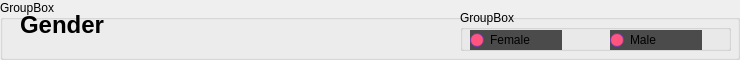
         <widget class="QGroupBox" name="groupBox_2">
          <property name="sizePolicy">
           <sizepolicy hsizetype="Preferred" vsizetype="Fixed">
            <horstretch>0</horstretch>
            <verstretch>0</verstretch>
           </sizepolicy>
          </property>
          <property name="minimumSize">
           <size>
            <width>0</width>
            <height>50</height>
           </size>
          </property>
          <property name="baseSize">
           <size>
            <width>100</width>
            <height>100</height>
           </size>
          </property>
          <property name="title">
           <string>GroupBox</string>
          </property>
          <widget class="QLabel" name="label_5">
           <property name="geometry">
            <rect>
             <x>20</x>
             <y>0</y>
             <width>261</width>
             <height>50</height>
            </rect>
           </property>
           <property name="sizePolicy">
            <sizepolicy hsizetype="Fixed" vsizetype="Fixed">
             <horstretch>0</horstretch>
             <verstretch>0</verstretch>
            </sizepolicy>
           </property>
           <property name="minimumSize">
            <size>
             <width>0</width>
             <height>50</height>
            </size>
           </property>
           <property name="text">
            <string>&lt;html&gt;&lt;head/&gt;&lt;body&gt;&lt;p&gt;&lt;span style=&quot; font-size:18pt; font-weight:700; color:#000000;&quot;&gt;Gender&lt;/span&gt;&lt;/p&gt;&lt;/body&gt;&lt;/html&gt;</string>
           </property>
          </widget>
          <widget class="QGroupBox" name="groupBox_12">
           <property name="geometry">
            <rect>
             <x>460</x>
             <y>10</y>
             <width>271</width>
             <height>41</height>
            </rect>
           </property>
           <property name="title">
            <string>GroupBox</string>
           </property>
           <widget class="QRadioButton" name="radioButton">
            <property name="geometry">
             <rect>
              <x>10</x>
              <y>20</y>
              <width>92</width>
              <height>20</height>
             </rect>
            </property>
            <property name="sizePolicy">
             <sizepolicy hsizetype="Preferred" vsizetype="Maximum">
              <horstretch>0</horstretch>
              <verstretch>0</verstretch>
             </sizepolicy>
            </property>
            <property name="palette">
             <palette>
              <active>
               <colorrole role="WindowText">
                <brush brushstyle="SolidPattern">
                 <color alpha="255">
                  <red>0</red>
                  <green>0</green>
                  <blue>0</blue>
                 </color>
                </brush>
               </colorrole>
               <colorrole role="Button">
                <brush brushstyle="SolidPattern">
                 <color alpha="255">
                  <red>75</red>
                  <green>75</green>
                  <blue>75</blue>
                 </color>
                </brush>
               </colorrole>
               <colorrole role="Light">
                <brush brushstyle="SolidPattern">
                 <color alpha="255">
                  <red>0</red>
                  <green>0</green>
                  <blue>127</blue>
                 </color>
                </brush>
               </colorrole>
               <colorrole role="Midlight">
                <brush brushstyle="SolidPattern">
                 <color alpha="255">
                  <red>170</red>
                  <green>255</green>
                  <blue>255</blue>
                 </color>
                </brush>
               </colorrole>
               <colorrole role="Dark">
                <brush brushstyle="SolidPattern">
                 <color alpha="255">
                  <red>127</red>
                  <green>127</green>
                  <blue>127</blue>
                 </color>
                </brush>
               </colorrole>
               <colorrole role="Mid">
                <brush brushstyle="SolidPattern">
                 <color alpha="255">
                  <red>170</red>
                  <green>170</green>
                  <blue>170</blue>
                 </color>
                </brush>
               </colorrole>
               <colorrole role="Text">
                <brush brushstyle="SolidPattern">
                 <color alpha="255">
                  <red>0</red>
                  <green>0</green>
                  <blue>0</blue>
                 </color>
                </brush>
               </colorrole>
               <colorrole role="BrightText">
                <brush brushstyle="SolidPattern">
                 <color alpha="255">
                  <red>255</red>
                  <green>85</green>
                  <blue>0</blue>
                 </color>
                </brush>
               </colorrole>
               <colorrole role="ButtonText">
                <brush brushstyle="SolidPattern">
                 <color alpha="255">
                  <red>0</red>
                  <green>0</green>
                  <blue>0</blue>
                 </color>
                </brush>
               </colorrole>
               <colorrole role="Base">
                <brush brushstyle="SolidPattern">
                 <color alpha="255">
                  <red>255</red>
                  <green>85</green>
                  <blue>127</blue>
                 </color>
                </brush>
               </colorrole>
               <colorrole role="Window">
                <brush brushstyle="SolidPattern">
                 <color alpha="255">
                  <red>170</red>
                  <green>85</green>
                  <blue>255</blue>
                 </color>
                </brush>
               </colorrole>
               <colorrole role="Shadow">
                <brush brushstyle="SolidPattern">
                 <color alpha="255">
                  <red>0</red>
                  <green>0</green>
                  <blue>0</blue>
                 </color>
                </brush>
               </colorrole>
               <colorrole role="AlternateBase">
                <brush brushstyle="SolidPattern">
                 <color alpha="255">
                  <red>255</red>
                  <green>0</green>
                  <blue>255</blue>
                 </color>
                </brush>
               </colorrole>
               <colorrole role="ToolTipBase">
                <brush brushstyle="SolidPattern">
                 <color alpha="255">
                  <red>255</red>
                  <green>255</green>
                  <blue>220</blue>
                 </color>
                </brush>
               </colorrole>
               <colorrole role="ToolTipText">
                <brush brushstyle="SolidPattern">
                 <color alpha="255">
                  <red>0</red>
                  <green>0</green>
                  <blue>0</blue>
                 </color>
                </brush>
               </colorrole>
               <colorrole role="PlaceholderText">
                <brush brushstyle="SolidPattern">
                 <color alpha="127">
                  <red>0</red>
                  <green>0</green>
                  <blue>0</blue>
                 </color>
                </brush>
               </colorrole>
               <colorrole role="Accent">
                <brush brushstyle="SolidPattern">
                 <color alpha="255">
                  <red>85</red>
                  <green>170</green>
                  <blue>0</blue>
                 </color>
                </brush>
               </colorrole>
              </active>
              <inactive>
               <colorrole role="WindowText">
                <brush brushstyle="SolidPattern">
                 <color alpha="255">
                  <red>0</red>
                  <green>0</green>
                  <blue>0</blue>
                 </color>
                </brush>
               </colorrole>
               <colorrole role="Button">
                <brush brushstyle="SolidPattern">
                 <color alpha="255">
                  <red>75</red>
                  <green>75</green>
                  <blue>75</blue>
                 </color>
                </brush>
               </colorrole>
               <colorrole role="Light">
                <brush brushstyle="SolidPattern">
                 <color alpha="255">
                  <red>0</red>
                  <green>0</green>
                  <blue>127</blue>
                 </color>
                </brush>
               </colorrole>
               <colorrole role="Midlight">
                <brush brushstyle="SolidPattern">
                 <color alpha="255">
                  <red>170</red>
                  <green>255</green>
                  <blue>255</blue>
                 </color>
                </brush>
               </colorrole>
               <colorrole role="Dark">
                <brush brushstyle="SolidPattern">
                 <color alpha="255">
                  <red>127</red>
                  <green>127</green>
                  <blue>127</blue>
                 </color>
                </brush>
               </colorrole>
               <colorrole role="Mid">
                <brush brushstyle="SolidPattern">
                 <color alpha="255">
                  <red>170</red>
                  <green>170</green>
                  <blue>170</blue>
                 </color>
                </brush>
               </colorrole>
               <colorrole role="Text">
                <brush brushstyle="SolidPattern">
                 <color alpha="255">
                  <red>0</red>
                  <green>0</green>
                  <blue>0</blue>
                 </color>
                </brush>
               </colorrole>
               <colorrole role="BrightText">
                <brush brushstyle="SolidPattern">
                 <color alpha="255">
                  <red>255</red>
                  <green>85</green>
                  <blue>0</blue>
                 </color>
                </brush>
               </colorrole>
               <colorrole role="ButtonText">
                <brush brushstyle="SolidPattern">
                 <color alpha="255">
                  <red>0</red>
                  <green>0</green>
                  <blue>0</blue>
                 </color>
                </brush>
               </colorrole>
               <colorrole role="Base">
                <brush brushstyle="SolidPattern">
                 <color alpha="255">
                  <red>255</red>
                  <green>85</green>
                  <blue>127</blue>
                 </color>
                </brush>
               </colorrole>
               <colorrole role="Window">
                <brush brushstyle="SolidPattern">
                 <color alpha="255">
                  <red>170</red>
                  <green>85</green>
                  <blue>255</blue>
                 </color>
                </brush>
               </colorrole>
               <colorrole role="Shadow">
                <brush brushstyle="SolidPattern">
                 <color alpha="255">
                  <red>0</red>
                  <green>0</green>
                  <blue>0</blue>
                 </color>
                </brush>
               </colorrole>
               <colorrole role="AlternateBase">
                <brush brushstyle="SolidPattern">
                 <color alpha="255">
                  <red>255</red>
                  <green>0</green>
                  <blue>255</blue>
                 </color>
                </brush>
               </colorrole>
               <colorrole role="ToolTipBase">
                <brush brushstyle="SolidPattern">
                 <color alpha="255">
                  <red>255</red>
                  <green>255</green>
                  <blue>220</blue>
                 </color>
                </brush>
               </colorrole>
               <colorrole role="ToolTipText">
                <brush brushstyle="SolidPattern">
                 <color alpha="255">
                  <red>0</red>
                  <green>0</green>
                  <blue>0</blue>
                 </color>
                </brush>
               </colorrole>
               <colorrole role="PlaceholderText">
                <brush brushstyle="SolidPattern">
                 <color alpha="127">
                  <red>0</red>
                  <green>0</green>
                  <blue>0</blue>
                 </color>
                </brush>
               </colorrole>
               <colorrole role="Accent">
                <brush brushstyle="SolidPattern">
                 <color alpha="255">
                  <red>85</red>
                  <green>170</green>
                  <blue>0</blue>
                 </color>
                </brush>
               </colorrole>
              </inactive>
              <disabled>
               <colorrole role="WindowText">
                <brush brushstyle="SolidPattern">
                 <color alpha="255">
                  <red>127</red>
                  <green>127</green>
                  <blue>127</blue>
                 </color>
                </brush>
               </colorrole>
               <colorrole role="Button">
                <brush brushstyle="SolidPattern">
                 <color alpha="255">
                  <red>75</red>
                  <green>75</green>
                  <blue>75</blue>
                 </color>
                </brush>
               </colorrole>
               <colorrole role="Light">
                <brush brushstyle="SolidPattern">
                 <color alpha="255">
                  <red>0</red>
                  <green>0</green>
                  <blue>127</blue>
                 </color>
                </brush>
               </colorrole>
               <colorrole role="Midlight">
                <brush brushstyle="SolidPattern">
                 <color alpha="255">
                  <red>170</red>
                  <green>255</green>
                  <blue>255</blue>
                 </color>
                </brush>
               </colorrole>
               <colorrole role="Dark">
                <brush brushstyle="SolidPattern">
                 <color alpha="255">
                  <red>127</red>
                  <green>127</green>
                  <blue>127</blue>
                 </color>
                </brush>
               </colorrole>
               <colorrole role="Mid">
                <brush brushstyle="SolidPattern">
                 <color alpha="255">
                  <red>170</red>
                  <green>170</green>
                  <blue>170</blue>
                 </color>
                </brush>
               </colorrole>
               <colorrole role="Text">
                <brush brushstyle="SolidPattern">
                 <color alpha="255">
                  <red>127</red>
                  <green>127</green>
                  <blue>127</blue>
                 </color>
                </brush>
               </colorrole>
               <colorrole role="BrightText">
                <brush brushstyle="SolidPattern">
                 <color alpha="255">
                  <red>255</red>
                  <green>85</green>
                  <blue>0</blue>
                 </color>
                </brush>
               </colorrole>
               <colorrole role="ButtonText">
                <brush brushstyle="SolidPattern">
                 <color alpha="255">
                  <red>127</red>
                  <green>127</green>
                  <blue>127</blue>
                 </color>
                </brush>
               </colorrole>
               <colorrole role="Base">
                <brush brushstyle="SolidPattern">
                 <color alpha="255">
                  <red>170</red>
                  <green>85</green>
                  <blue>255</blue>
                 </color>
                </brush>
               </colorrole>
               <colorrole role="Window">
                <brush brushstyle="SolidPattern">
                 <color alpha="255">
                  <red>170</red>
                  <green>85</green>
                  <blue>255</blue>
                 </color>
                </brush>
               </colorrole>
               <colorrole role="Shadow">
                <brush brushstyle="SolidPattern">
                 <color alpha="255">
                  <red>0</red>
                  <green>0</green>
                  <blue>0</blue>
                 </color>
                </brush>
               </colorrole>
               <colorrole role="AlternateBase">
                <brush brushstyle="SolidPattern">
                 <color alpha="255">
                  <red>255</red>
                  <green>0</green>
                  <blue>255</blue>
                 </color>
                </brush>
               </colorrole>
               <colorrole role="ToolTipBase">
                <brush brushstyle="SolidPattern">
                 <color alpha="255">
                  <red>255</red>
                  <green>255</green>
                  <blue>220</blue>
                 </color>
                </brush>
               </colorrole>
               <colorrole role="ToolTipText">
                <brush brushstyle="SolidPattern">
                 <color alpha="255">
                  <red>0</red>
                  <green>0</green>
                  <blue>0</blue>
                 </color>
                </brush>
               </colorrole>
               <colorrole role="PlaceholderText">
                <brush brushstyle="SolidPattern">
                 <color alpha="127">
                  <red>127</red>
                  <green>127</green>
                  <blue>127</blue>
                 </color>
                </brush>
               </colorrole>
               <colorrole role="Accent">
                <brush brushstyle="SolidPattern">
                 <color alpha="255">
                  <red>85</red>
                  <green>170</green>
                  <blue>0</blue>
                 </color>
                </brush>
               </colorrole>
              </disabled>
             </palette>
            </property>
            <property name="autoFillBackground">
             <bool>true</bool>
            </property>
            <property name="text">
             <string>Female</string>
            </property>
           </widget>
           <widget class="QRadioButton" name="radioButton_2">
            <property name="geometry">
             <rect>
              <x>150</x>
              <y>20</y>
              <width>92</width>
              <height>20</height>
             </rect>
            </property>
            <property name="palette">
             <palette>
              <active>
               <colorrole role="WindowText">
                <brush brushstyle="SolidPattern">
                 <color alpha="255">
                  <red>0</red>
                  <green>0</green>
                  <blue>0</blue>
                 </color>
                </brush>
               </colorrole>
               <colorrole role="Button">
                <brush brushstyle="SolidPattern">
                 <color alpha="255">
                  <red>75</red>
                  <green>75</green>
                  <blue>75</blue>
                 </color>
                </brush>
               </colorrole>
               <colorrole role="Light">
                <brush brushstyle="SolidPattern">
                 <color alpha="255">
                  <red>0</red>
                  <green>0</green>
                  <blue>127</blue>
                 </color>
                </brush>
               </colorrole>
               <colorrole role="Midlight">
                <brush brushstyle="SolidPattern">
                 <color alpha="255">
                  <red>170</red>
                  <green>255</green>
                  <blue>255</blue>
                 </color>
                </brush>
               </colorrole>
               <colorrole role="Dark">
                <brush brushstyle="SolidPattern">
                 <color alpha="255">
                  <red>127</red>
                  <green>127</green>
                  <blue>127</blue>
                 </color>
                </brush>
               </colorrole>
               <colorrole role="Mid">
                <brush brushstyle="SolidPattern">
                 <color alpha="255">
                  <red>170</red>
                  <green>170</green>
                  <blue>170</blue>
                 </color>
                </brush>
               </colorrole>
               <colorrole role="Text">
                <brush brushstyle="SolidPattern">
                 <color alpha="255">
                  <red>0</red>
                  <green>0</green>
                  <blue>0</blue>
                 </color>
                </brush>
               </colorrole>
               <colorrole role="BrightText">
                <brush brushstyle="SolidPattern">
                 <color alpha="255">
                  <red>255</red>
                  <green>85</green>
                  <blue>0</blue>
                 </color>
                </brush>
               </colorrole>
               <colorrole role="ButtonText">
                <brush brushstyle="SolidPattern">
                 <color alpha="255">
                  <red>0</red>
                  <green>0</green>
                  <blue>0</blue>
                 </color>
                </brush>
               </colorrole>
               <colorrole role="Base">
                <brush brushstyle="SolidPattern">
                 <color alpha="255">
                  <red>255</red>
                  <green>85</green>
                  <blue>127</blue>
                 </color>
                </brush>
               </colorrole>
               <colorrole role="Window">
                <brush brushstyle="SolidPattern">
                 <color alpha="255">
                  <red>170</red>
                  <green>85</green>
                  <blue>255</blue>
                 </color>
                </brush>
               </colorrole>
               <colorrole role="Shadow">
                <brush brushstyle="SolidPattern">
                 <color alpha="255">
                  <red>0</red>
                  <green>0</green>
                  <blue>0</blue>
                 </color>
                </brush>
               </colorrole>
               <colorrole role="AlternateBase">
                <brush brushstyle="SolidPattern">
                 <color alpha="255">
                  <red>255</red>
                  <green>0</green>
                  <blue>255</blue>
                 </color>
                </brush>
               </colorrole>
               <colorrole role="ToolTipBase">
                <brush brushstyle="SolidPattern">
                 <color alpha="255">
                  <red>255</red>
                  <green>255</green>
                  <blue>220</blue>
                 </color>
                </brush>
               </colorrole>
               <colorrole role="ToolTipText">
                <brush brushstyle="SolidPattern">
                 <color alpha="255">
                  <red>0</red>
                  <green>0</green>
                  <blue>0</blue>
                 </color>
                </brush>
               </colorrole>
               <colorrole role="PlaceholderText">
                <brush brushstyle="SolidPattern">
                 <color alpha="127">
                  <red>0</red>
                  <green>0</green>
                  <blue>0</blue>
                 </color>
                </brush>
               </colorrole>
               <colorrole role="Accent">
                <brush brushstyle="SolidPattern">
                 <color alpha="255">
                  <red>85</red>
                  <green>170</green>
                  <blue>0</blue>
                 </color>
                </brush>
               </colorrole>
              </active>
              <inactive>
               <colorrole role="WindowText">
                <brush brushstyle="SolidPattern">
                 <color alpha="255">
                  <red>0</red>
                  <green>0</green>
                  <blue>0</blue>
                 </color>
                </brush>
               </colorrole>
               <colorrole role="Button">
                <brush brushstyle="SolidPattern">
                 <color alpha="255">
                  <red>75</red>
                  <green>75</green>
                  <blue>75</blue>
                 </color>
                </brush>
               </colorrole>
               <colorrole role="Light">
                <brush brushstyle="SolidPattern">
                 <color alpha="255">
                  <red>0</red>
                  <green>0</green>
                  <blue>127</blue>
                 </color>
                </brush>
               </colorrole>
               <colorrole role="Midlight">
                <brush brushstyle="SolidPattern">
                 <color alpha="255">
                  <red>170</red>
                  <green>255</green>
                  <blue>255</blue>
                 </color>
                </brush>
               </colorrole>
               <colorrole role="Dark">
                <brush brushstyle="SolidPattern">
                 <color alpha="255">
                  <red>127</red>
                  <green>127</green>
                  <blue>127</blue>
                 </color>
                </brush>
               </colorrole>
               <colorrole role="Mid">
                <brush brushstyle="SolidPattern">
                 <color alpha="255">
                  <red>170</red>
                  <green>170</green>
                  <blue>170</blue>
                 </color>
                </brush>
               </colorrole>
               <colorrole role="Text">
                <brush brushstyle="SolidPattern">
                 <color alpha="255">
                  <red>0</red>
                  <green>0</green>
                  <blue>0</blue>
                 </color>
                </brush>
               </colorrole>
               <colorrole role="BrightText">
                <brush brushstyle="SolidPattern">
                 <color alpha="255">
                  <red>255</red>
                  <green>85</green>
                  <blue>0</blue>
                 </color>
                </brush>
               </colorrole>
               <colorrole role="ButtonText">
                <brush brushstyle="SolidPattern">
                 <color alpha="255">
                  <red>0</red>
                  <green>0</green>
                  <blue>0</blue>
                 </color>
                </brush>
               </colorrole>
               <colorrole role="Base">
                <brush brushstyle="SolidPattern">
                 <color alpha="255">
                  <red>255</red>
                  <green>85</green>
                  <blue>127</blue>
                 </color>
                </brush>
               </colorrole>
               <colorrole role="Window">
                <brush brushstyle="SolidPattern">
                 <color alpha="255">
                  <red>170</red>
                  <green>85</green>
                  <blue>255</blue>
                 </color>
                </brush>
               </colorrole>
               <colorrole role="Shadow">
                <brush brushstyle="SolidPattern">
                 <color alpha="255">
                  <red>0</red>
                  <green>0</green>
                  <blue>0</blue>
                 </color>
                </brush>
               </colorrole>
               <colorrole role="AlternateBase">
                <brush brushstyle="SolidPattern">
                 <color alpha="255">
                  <red>255</red>
                  <green>0</green>
                  <blue>255</blue>
                 </color>
                </brush>
               </colorrole>
               <colorrole role="ToolTipBase">
                <brush brushstyle="SolidPattern">
                 <color alpha="255">
                  <red>255</red>
                  <green>255</green>
                  <blue>220</blue>
                 </color>
                </brush>
               </colorrole>
               <colorrole role="ToolTipText">
                <brush brushstyle="SolidPattern">
                 <color alpha="255">
                  <red>0</red>
                  <green>0</green>
                  <blue>0</blue>
                 </color>
                </brush>
               </colorrole>
               <colorrole role="PlaceholderText">
                <brush brushstyle="SolidPattern">
                 <color alpha="127">
                  <red>0</red>
                  <green>0</green>
                  <blue>0</blue>
                 </color>
                </brush>
               </colorrole>
               <colorrole role="Accent">
                <brush brushstyle="SolidPattern">
                 <color alpha="255">
                  <red>85</red>
                  <green>170</green>
                  <blue>0</blue>
                 </color>
                </brush>
               </colorrole>
              </inactive>
              <disabled>
               <colorrole role="WindowText">
                <brush brushstyle="SolidPattern">
                 <color alpha="255">
                  <red>127</red>
                  <green>127</green>
                  <blue>127</blue>
                 </color>
                </brush>
               </colorrole>
               <colorrole role="Button">
                <brush brushstyle="SolidPattern">
                 <color alpha="255">
                  <red>75</red>
                  <green>75</green>
                  <blue>75</blue>
                 </color>
                </brush>
               </colorrole>
               <colorrole role="Light">
                <brush brushstyle="SolidPattern">
                 <color alpha="255">
                  <red>0</red>
                  <green>0</green>
                  <blue>127</blue>
                 </color>
                </brush>
               </colorrole>
               <colorrole role="Midlight">
                <brush brushstyle="SolidPattern">
                 <color alpha="255">
                  <red>170</red>
                  <green>255</green>
                  <blue>255</blue>
                 </color>
                </brush>
               </colorrole>
               <colorrole role="Dark">
                <brush brushstyle="SolidPattern">
                 <color alpha="255">
                  <red>127</red>
                  <green>127</green>
                  <blue>127</blue>
                 </color>
                </brush>
               </colorrole>
               <colorrole role="Mid">
                <brush brushstyle="SolidPattern">
                 <color alpha="255">
                  <red>170</red>
                  <green>170</green>
                  <blue>170</blue>
                 </color>
                </brush>
               </colorrole>
               <colorrole role="Text">
                <brush brushstyle="SolidPattern">
                 <color alpha="255">
                  <red>127</red>
                  <green>127</green>
                  <blue>127</blue>
                 </color>
                </brush>
               </colorrole>
               <colorrole role="BrightText">
                <brush brushstyle="SolidPattern">
                 <color alpha="255">
                  <red>255</red>
                  <green>85</green>
                  <blue>0</blue>
                 </color>
                </brush>
               </colorrole>
               <colorrole role="ButtonText">
                <brush brushstyle="SolidPattern">
                 <color alpha="255">
                  <red>127</red>
                  <green>127</green>
                  <blue>127</blue>
                 </color>
                </brush>
               </colorrole>
               <colorrole role="Base">
                <brush brushstyle="SolidPattern">
                 <color alpha="255">
                  <red>170</red>
                  <green>85</green>
                  <blue>255</blue>
                 </color>
                </brush>
               </colorrole>
               <colorrole role="Window">
                <brush brushstyle="SolidPattern">
                 <color alpha="255">
                  <red>170</red>
                  <green>85</green>
                  <blue>255</blue>
                 </color>
                </brush>
               </colorrole>
               <colorrole role="Shadow">
                <brush brushstyle="SolidPattern">
                 <color alpha="255">
                  <red>0</red>
                  <green>0</green>
                  <blue>0</blue>
                 </color>
                </brush>
               </colorrole>
               <colorrole role="AlternateBase">
                <brush brushstyle="SolidPattern">
                 <color alpha="255">
                  <red>255</red>
                  <green>0</green>
                  <blue>255</blue>
                 </color>
                </brush>
               </colorrole>
               <colorrole role="ToolTipBase">
                <brush brushstyle="SolidPattern">
                 <color alpha="255">
                  <red>255</red>
                  <green>255</green>
                  <blue>220</blue>
                 </color>
                </brush>
               </colorrole>
               <colorrole role="ToolTipText">
                <brush brushstyle="SolidPattern">
                 <color alpha="255">
                  <red>0</red>
                  <green>0</green>
                  <blue>0</blue>
                 </color>
                </brush>
               </colorrole>
               <colorrole role="PlaceholderText">
                <brush brushstyle="SolidPattern">
                 <color alpha="127">
                  <red>127</red>
                  <green>127</green>
                  <blue>127</blue>
                 </color>
                </brush>
               </colorrole>
               <colorrole role="Accent">
                <brush brushstyle="SolidPattern">
                 <color alpha="255">
                  <red>85</red>
                  <green>170</green>
                  <blue>0</blue>
                 </color>
                </brush>
               </colorrole>
              </disabled>
             </palette>
            </property>
            <property name="autoFillBackground">
             <bool>true</bool>
            </property>
            <property name="text">
             <string>Male</string>
            </property>
           </widget>
          </widget>
         </widget>
